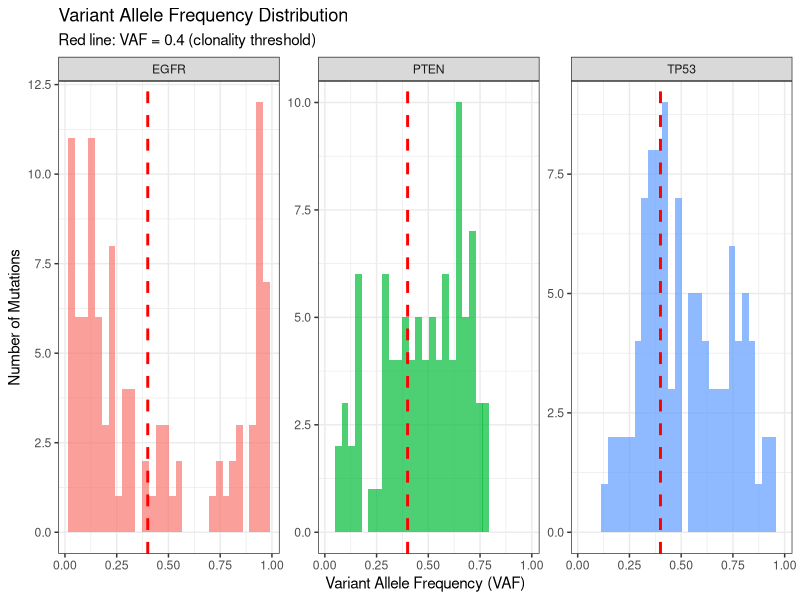

Write the R code that produced this figure.
#!/usr/bin/env Rscript
################################################################################
# 04_clonality_analysis.R
# 
# Identifies clonal mutations (VAF > 0.4) in expressed genes
# 
# Inputs:
#   - data/processed/TCGA_mutation_maf_IDHwt.csv
#   - data/processed/expression_summary.csv
# 
# Outputs:
#   - data/processed/clonal_mutations.csv
#   - data/processed/Evolution_Resistant_Candidates.csv
#   - results/tables/Table2_Clonality_Summary.csv
#   - results/figures/Figure2_VAF_Distribution.pdf
################################################################################

cat("\n═══════════════════════════════════════════════════════════════\n")
cat("STEP 4: CLONALITY ANALYSIS\n")
cat("═══════════════════════════════════════════════════════════════\n\n")

# ─────────────────────────────────────────────────────────────────
# Setup
# ─────────────────────────────────────────────────────────────────

library(dplyr)
library(ggplot2)

dir.create("data/processed", recursive = TRUE, showWarnings = FALSE)
dir.create("results/tables", recursive = TRUE, showWarnings = FALSE)
dir.create("results/figures", recursive = TRUE, showWarnings = FALSE)

# ─────────────────────────────────────────────────────────────────
# 1. Load Data
# ─────────────────────────────────────────────────────────────────

cat("[1] Loading mutation and expression data...\n")

maf_idhwt <- read.csv("data/processed/TCGA_mutation_maf_IDHwt.csv")
expr_summary <- read.csv("data/processed/expression_summary.csv")

cat("  ✓ Mutations:", nrow(maf_idhwt), "\n")
cat("  ✓ Expression data loaded\n\n")

# ─────────────────────────────────────────────────────────────────
# 2. Identify Expressed Genes (TPM > 10 in tumor)
# ─────────────────────────────────────────────────────────────────

cat("[2] Filtering for expressed genes...\n")

# Get tumor expression only
tumor_expr <- expr_summary[expr_summary$Type == "TCGA_Tumor", ]
expressed_genes <- tumor_expr$Gene[tumor_expr$Mean_TPM > 10]

cat("  ✓ Genes with TPM > 10:", length(expressed_genes), "\n")
cat("  ✓ Genes:", paste(expressed_genes, collapse = ", "), "\n\n")

# ─────────────────────────────────────────────────────────────────
# 3. Filter Mutations for Expressed Genes
# ─────────────────────────────────────────────────────────────────

cat("[3] Filtering mutations in expressed genes...\n")

maf_expressed <- maf_idhwt[maf_idhwt$Hugo_Symbol %in% expressed_genes, ]

cat("  ✓ Mutations in expressed genes:", nrow(maf_expressed), "\n")
cat("  ✓ From", nrow(maf_idhwt), "total mutations\n\n")

# ─────────────────────────────────────────────────────────────────
# 4. Calculate Clonality (VAF-based)
# ─────────────────────────────────────────────────────────────────

cat("[4] Calculating clonality metrics...\n")

# Classify by VAF
maf_expressed$clonality <- ifelse(maf_expressed$VAF > 0.4, "Clonal",
                                  ifelse(maf_expressed$VAF > 0.2, "Subclonal", "Rare"))

# Summary by gene
vaf_summary <- maf_expressed %>%
  group_by(Hugo_Symbol) %>%
  summarise(
    n_mutations = n(),
    n_patients = n_distinct(patient_id),
    mean_VAF = round(mean(VAF, na.rm = TRUE), 3),
    median_VAF = round(median(VAF, na.rm = TRUE), 3),
    n_clonal = sum(VAF > 0.4, na.rm = TRUE),
    pct_clonal = round(100 * n_clonal / n(), 1),
    .groups = "drop"
  ) %>%
  arrange(desc(n_clonal))

cat("  ✓ Clonality calculated\n\n")

cat("Clonality Summary by Gene:\n")
print(vaf_summary, row.names = FALSE)
cat("\n")

# ─────────────────────────────────────────────────────────────────
# 5. Filter for Clonal Mutations (VAF > 0.4)
# ─────────────────────────────────────────────────────────────────

cat("[5] Filtering for clonal mutations (VAF > 0.4)...\n")

clonal_mutations <- maf_expressed[maf_expressed$VAF > 0.4, ]

cat("  ✓ Clonal mutations:", nrow(clonal_mutations), "\n")
cat("  ✓ Genes:", length(unique(clonal_mutations$Hugo_Symbol)), "\n")
cat("  ✓ Patients:", length(unique(clonal_mutations$patient_id)), "\n\n")

# Save all clonal mutations
write.csv(clonal_mutations,
          "data/processed/clonal_mutations.csv",
          row.names = FALSE)

cat("  ✓ Saved: data/processed/clonal_mutations.csv\n\n")

# ─────────────────────────────────────────────────────────────────
# 6. Select Final Candidate Genes
# ─────────────────────────────────────────────────────────────────

cat("[6] Selecting final candidate genes...\n")

# Focus on genes with:
# - High expression (TPM > 10)
# - High clonality (>40% mutations are clonal)
# - Multiple patients affected

candidate_genes <- vaf_summary %>%
  filter(pct_clonal > 40, n_patients >= 10) %>%
  arrange(desc(n_clonal))

cat("  ✓ Candidate genes (clonality > 40%, ≥10 patients):\n")
print(candidate_genes, row.names = FALSE)
cat("\n")

# Final candidates: mutations in candidate genes
final_candidates <- clonal_mutations[clonal_mutations$Hugo_Symbol %in% candidate_genes$Hugo_Symbol, ]

cat("  ✓ Final candidate mutations:", nrow(final_candidates), "\n")
cat("  ✓ Genes:", paste(unique(final_candidates$Hugo_Symbol), collapse = ", "), "\n")
cat("  ✓ Patients:", length(unique(final_candidates$patient_id)), "\n\n")

# ─────────────────────────────────────────────────────────────────
# 7. Parse Amino Acid Changes
# ─────────────────────────────────────────────────────────────────

cat("[7] Parsing amino acid changes...\n")

# Function to extract AA info
extract_aa_info <- function(hgvsp) {
  if (is.na(hgvsp) || hgvsp == "") return(list(wt_aa = NA, mt_aa = NA, position = NA))
  
  clean <- gsub("^p\\.", "", hgvsp)
  
  # Missense: p.R130Q
  if (grepl("^[A-Z][0-9]+[A-Z*]$", clean)) {
    wt_aa <- substr(clean, 1, 1)
    mt_aa <- substr(clean, nchar(clean), nchar(clean))
    position <- as.numeric(gsub("[A-Z*]", "", clean))
  } 
  # Frameshift
  else if (grepl("fs", clean)) {
    wt_aa <- substr(clean, 1, 1)
    mt_aa <- "fs"
    position <- as.numeric(gsub("[^0-9]", "", clean))
  } 
  else {
    return(list(wt_aa = NA, mt_aa = NA, position = NA))
  }
  
  return(list(wt_aa = wt_aa, mt_aa = mt_aa, position = position))
}

# Apply to all
aa_info <- do.call(rbind, lapply(final_candidates$HGVSp_Short, extract_aa_info))
final_candidates$wt_aa <- unlist(aa_info[, 1])
final_candidates$mt_aa <- unlist(aa_info[, 2])
final_candidates$position <- as.numeric(aa_info[, 3])

cat("  ✓ Amino acid changes parsed\n\n")

# ─────────────────────────────────────────────────────────────────
# 8. Save Final Candidates
# ─────────────────────────────────────────────────────────────────

cat("[8] Saving evolution-resistant candidates...\n")

write.csv(final_candidates,
          "data/processed/Evolution_Resistant_Candidates.csv",
          row.names = FALSE)

write.csv(vaf_summary,
          "results/tables/Table2_Clonality_Summary.csv",
          row.names = FALSE)

cat("  ✓ Saved: data/processed/Evolution_Resistant_Candidates.csv\n")
cat("  ✓ Saved: results/tables/Table2_Clonality_Summary.csv\n\n")

# ─────────────────────────────────────────────────────────────────
# 9. Generate VAF Distribution Plot
# ─────────────────────────────────────────────────────────────────

cat("[9] Generating VAF distribution plot...\n")

# Only plot candidate genes
plot_data <- maf_expressed[maf_expressed$Hugo_Symbol %in% candidate_genes$Hugo_Symbol, ]

p <- ggplot(plot_data, aes(x = VAF, fill = Hugo_Symbol)) +
  geom_histogram(bins = 30, alpha = 0.7, position = "identity") +
  geom_vline(xintercept = 0.4, linetype = "dashed", color = "red", size = 1) +
  facet_wrap(~Hugo_Symbol, scales = "free_y") +
  theme_bw() +
  labs(
    title = "Variant Allele Frequency Distribution",
    subtitle = "Red line: VAF = 0.4 (clonality threshold)",
    x = "Variant Allele Frequency (VAF)",
    y = "Number of Mutations",
    fill = "Gene"
  ) +
  theme(legend.position = "none")

ggsave("results/figures/Figure2_VAF_Distribution.pdf", p, width = 10, height = 6)

cat("  ✓ Saved: results/figures/Figure2_VAF_Distribution.pdf\n\n")

# ─────────────────────────────────────────────────────────────────
# Summary
# ─────────────────────────────────────────────────────────────────

cat("═══════════════════════════════════════════════════════════════\n")
cat("CLONALITY ANALYSIS COMPLETE\n")
cat("═══════════════════════════════════════════════════════════════\n\n")

cat("Files created:\n")
cat("  • data/processed/clonal_mutations.csv\n")
cat("  • data/processed/Evolution_Resistant_Candidates.csv\n")
cat("  • results/tables/Table2_Clonality_Summary.csv\n")
cat("  • results/figures/Figure2_VAF_Distribution.pdf\n\n")

cat("Evolution-resistant candidates:\n")
cat("  Total mutations:", nrow(final_candidates), "\n")
cat("  Genes:", paste(unique(final_candidates$Hugo_Symbol), collapse = ", "), "\n")
cat("  Patients:", length(unique(final_candidates$patient_id)), "\n\n")

cat("Next step: Run scripts/05_neoantigen_prediction.R\n\n")

cat("═══════════════════════════════════════════════════════════════\n\n")
